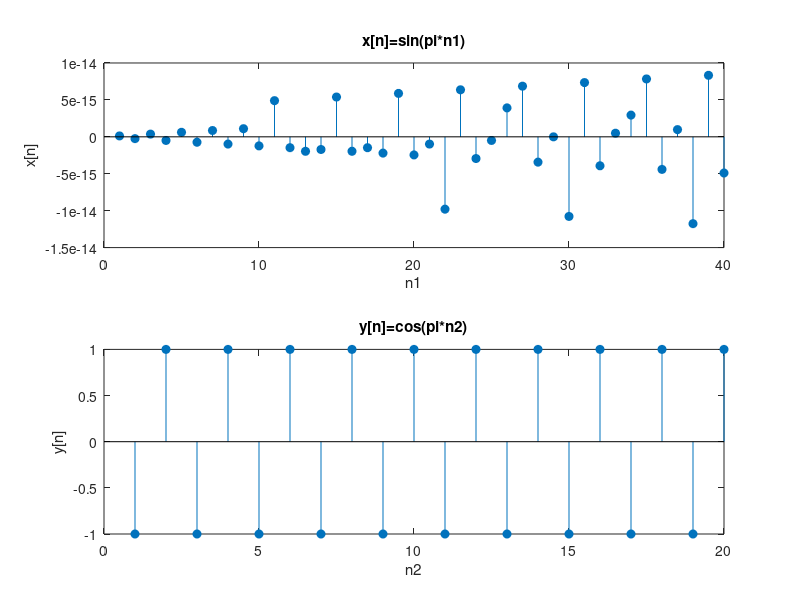

Source code (MATLAB): (Note: this script raises an error after producing the figure.)
clear all;
close all;
clc;


n1=1:40;
x=sin(pi*n1);
n2=1:20;
y=cos(pi*n2);
figure(1)
subplot(2,1,1);
stem(n1,x,'filled')
title('x[n]=sin(pi*n1)');
xlabel('n1');
ylabel('x[n]')
subplot(2,1,2);
stem(n2,y,'filled')
title('y[n]=cos(pi*n2)');
xlabel('n2');
ylabel('y[n]')

lx=length(n1);
ly=length(n2);

lenh=abs(lx+ly-1);%Orizoume to epitrepto diasthma gia na ilopoih8ei i sinelixi

%%oria

nhmin=2%%orio sinelixis aristera -3-1=-4
nhmax=60%orio sinelixis dexia 1+5=6
nsin=nhmin:nhmax;
% %synelixi me tn mathimatikh synarthsh
h=zeros(1,len_n+1);
 for n=1:len_n
     for k=1:min(n,length(n1))
     if (len_n+1-k<=length(n2))
            h(n)=h(n)+x(k).*y(n-k+1);
     end
     end
 end
%Sinelixi kataskeuastika
n3=1:len_n;
figure(2);
subplot(2,1,1);
stem(h,n3,'filled');
xlabel('n');
ylabel('h[n]')
title('sinelixi kataskeuastika');


%Sinelixi me tin conv();
%%-------------------------------------------------------------------------
h2=conv(x,y);
subplot(2,1,2);
stem(n3,h2,'filled');
xlabel('n');
ylabel('h[n]')
title('sinelixi me thn sinarthsh conv');
%--------------------------------------------------------------------------
